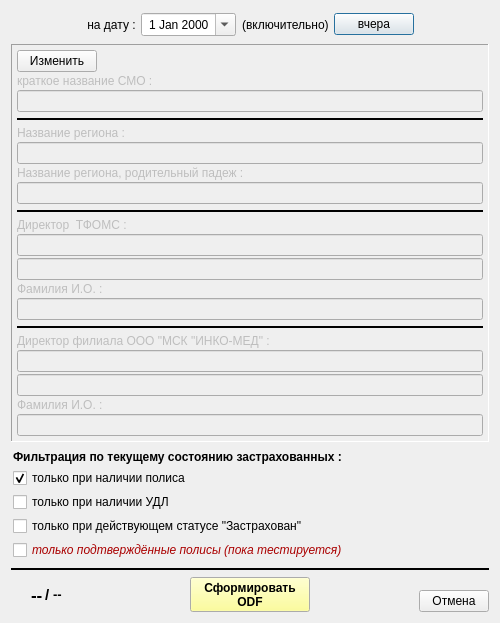
<?xml version="1.0" encoding="UTF-8"?>
<ui version="4.0">
 <class>print_pers_sexage_wnd</class>
 <widget class="QDialog" name="print_pers_sexage_wnd">
  <property name="geometry">
   <rect>
    <x>0</x>
    <y>0</y>
    <width>500</width>
    <height>610</height>
   </rect>
  </property>
  <property name="minimumSize">
   <size>
    <width>500</width>
    <height>0</height>
   </size>
  </property>
  <property name="windowTitle">
   <string>Половозрастное и территориальное распределение застрахованных</string>
  </property>
  <layout class="QVBoxLayout" name="verticalLayout_2">
   <item>
    <layout class="QHBoxLayout" name="horizontalLayout_4">
     <property name="spacing">
      <number>2</number>
     </property>
     <property name="leftMargin">
      <number>2</number>
     </property>
     <property name="topMargin">
      <number>2</number>
     </property>
     <property name="rightMargin">
      <number>2</number>
     </property>
     <property name="bottomMargin">
      <number>2</number>
     </property>
     <item>
      <spacer name="horizontalSpacer_5">
       <property name="orientation">
        <enum>Qt::Horizontal</enum>
       </property>
       <property name="sizeHint" stdset="0">
        <size>
         <width>40</width>
         <height>20</height>
        </size>
       </property>
      </spacer>
     </item>
     <item>
      <widget class="QLabel" name="lab_date_cur">
       <property name="enabled">
        <bool>true</bool>
       </property>
       <property name="text">
        <string>на дату : </string>
       </property>
       <property name="alignment">
        <set>Qt::AlignRight|Qt::AlignTrailing|Qt::AlignVCenter</set>
       </property>
      </widget>
     </item>
     <item>
      <widget class="QDateEdit" name="date_rep">
       <property name="enabled">
        <bool>true</bool>
       </property>
       <property name="minimumSize">
        <size>
         <width>90</width>
         <height>0</height>
        </size>
       </property>
       <property name="alignment">
        <set>Qt::AlignCenter</set>
       </property>
       <property name="calendarPopup">
        <bool>true</bool>
       </property>
      </widget>
     </item>
     <item>
      <widget class="QLabel" name="lab_date_cur_2">
       <property name="enabled">
        <bool>true</bool>
       </property>
       <property name="text">
        <string> (включительно) </string>
       </property>
       <property name="alignment">
        <set>Qt::AlignRight|Qt::AlignTrailing|Qt::AlignVCenter</set>
       </property>
      </widget>
     </item>
     <item>
      <widget class="QPushButton" name="bn_date_cur">
       <property name="enabled">
        <bool>true</bool>
       </property>
       <property name="minimumSize">
        <size>
         <width>80</width>
         <height>0</height>
        </size>
       </property>
       <property name="text">
        <string>вчера</string>
       </property>
      </widget>
     </item>
     <item>
      <spacer name="horizontalSpacer_4">
       <property name="orientation">
        <enum>Qt::Horizontal</enum>
       </property>
       <property name="sizeHint" stdset="0">
        <size>
         <width>40</width>
         <height>20</height>
        </size>
       </property>
      </spacer>
     </item>
    </layout>
   </item>
   <item>
    <widget class="QFrame" name="frame">
     <property name="enabled">
      <bool>true</bool>
     </property>
     <property name="frameShape">
      <enum>QFrame::Panel</enum>
     </property>
     <property name="frameShadow">
      <enum>QFrame::Sunken</enum>
     </property>
     <layout class="QVBoxLayout" name="verticalLayout">
      <property name="spacing">
       <number>2</number>
      </property>
      <property name="leftMargin">
       <number>5</number>
      </property>
      <property name="topMargin">
       <number>5</number>
      </property>
      <property name="rightMargin">
       <number>5</number>
      </property>
      <property name="bottomMargin">
       <number>5</number>
      </property>
      <item>
       <layout class="QHBoxLayout" name="horizontalLayout_3" stretch="0,0">
        <property name="spacing">
         <number>2</number>
        </property>
        <item>
         <widget class="QPushButton" name="bn_edit">
          <property name="text">
           <string>Изменить</string>
          </property>
          <property name="icon">
           <iconset resource="_inko_pol2_res.qrc">
            <normaloff>:/change.bmp</normaloff>:/change.bmp</iconset>
          </property>
          <property name="checkable">
           <bool>true</bool>
          </property>
         </widget>
        </item>
        <item>
         <spacer name="horizontalSpacer_7">
          <property name="orientation">
           <enum>Qt::Horizontal</enum>
          </property>
          <property name="sizeHint" stdset="0">
           <size>
            <width>40</width>
            <height>20</height>
           </size>
          </property>
         </spacer>
        </item>
       </layout>
      </item>
      <item>
       <widget class="QLabel" name="lab_smo_name">
        <property name="enabled">
         <bool>false</bool>
        </property>
        <property name="minimumSize">
         <size>
          <width>150</width>
          <height>0</height>
         </size>
        </property>
        <property name="text">
         <string>краткое название СМО : </string>
        </property>
        <property name="alignment">
         <set>Qt::AlignLeading|Qt::AlignLeft|Qt::AlignVCenter</set>
        </property>
       </widget>
      </item>
      <item>
       <widget class="QLineEdit" name="ln_smo_name">
        <property name="enabled">
         <bool>false</bool>
        </property>
        <property name="readOnly">
         <bool>false</bool>
        </property>
       </widget>
      </item>
      <item>
       <widget class="Line" name="line_3">
        <property name="minimumSize">
         <size>
          <width>0</width>
          <height>10</height>
         </size>
        </property>
        <property name="frameShadow">
         <enum>QFrame::Plain</enum>
        </property>
        <property name="lineWidth">
         <number>2</number>
        </property>
        <property name="orientation">
         <enum>Qt::Horizontal</enum>
        </property>
       </widget>
      </item>
      <item>
       <widget class="QLabel" name="lab_terr_name">
        <property name="enabled">
         <bool>false</bool>
        </property>
        <property name="minimumSize">
         <size>
          <width>150</width>
          <height>0</height>
         </size>
        </property>
        <property name="text">
         <string>Название региона : </string>
        </property>
        <property name="alignment">
         <set>Qt::AlignLeading|Qt::AlignLeft|Qt::AlignVCenter</set>
        </property>
       </widget>
      </item>
      <item>
       <widget class="QLineEdit" name="ln_terr_name">
        <property name="enabled">
         <bool>false</bool>
        </property>
        <property name="readOnly">
         <bool>false</bool>
        </property>
       </widget>
      </item>
      <item>
       <widget class="QLabel" name="lab_terr_name_rp">
        <property name="enabled">
         <bool>false</bool>
        </property>
        <property name="minimumSize">
         <size>
          <width>150</width>
          <height>0</height>
         </size>
        </property>
        <property name="text">
         <string>Название региона, родительный падеж : </string>
        </property>
        <property name="alignment">
         <set>Qt::AlignLeading|Qt::AlignLeft|Qt::AlignVCenter</set>
        </property>
       </widget>
      </item>
      <item>
       <widget class="QLineEdit" name="ln_terr_name_rp">
        <property name="enabled">
         <bool>false</bool>
        </property>
        <property name="readOnly">
         <bool>false</bool>
        </property>
       </widget>
      </item>
      <item>
       <widget class="Line" name="line_2">
        <property name="minimumSize">
         <size>
          <width>0</width>
          <height>10</height>
         </size>
        </property>
        <property name="frameShadow">
         <enum>QFrame::Plain</enum>
        </property>
        <property name="lineWidth">
         <number>2</number>
        </property>
        <property name="orientation">
         <enum>Qt::Horizontal</enum>
        </property>
       </widget>
      </item>
      <item>
       <widget class="QLabel" name="lab_tfoms_director">
        <property name="enabled">
         <bool>false</bool>
        </property>
        <property name="minimumSize">
         <size>
          <width>150</width>
          <height>0</height>
         </size>
        </property>
        <property name="text">
         <string>Директор  ТФОМС : </string>
        </property>
        <property name="alignment">
         <set>Qt::AlignLeading|Qt::AlignLeft|Qt::AlignVCenter</set>
        </property>
       </widget>
      </item>
      <item>
       <widget class="QLineEdit" name="ln_tfoms_director">
        <property name="enabled">
         <bool>false</bool>
        </property>
        <property name="readOnly">
         <bool>false</bool>
        </property>
       </widget>
      </item>
      <item>
       <widget class="QLineEdit" name="ln_tfoms_director_2">
        <property name="enabled">
         <bool>false</bool>
        </property>
        <property name="readOnly">
         <bool>true</bool>
        </property>
       </widget>
      </item>
      <item>
       <widget class="QLabel" name="lab_tfoms_chif">
        <property name="enabled">
         <bool>false</bool>
        </property>
        <property name="minimumSize">
         <size>
          <width>150</width>
          <height>0</height>
         </size>
        </property>
        <property name="text">
         <string>Фамилия И.О. : </string>
        </property>
        <property name="alignment">
         <set>Qt::AlignLeading|Qt::AlignLeft|Qt::AlignVCenter</set>
        </property>
       </widget>
      </item>
      <item>
       <widget class="QLineEdit" name="ln_tfoms_chif">
        <property name="enabled">
         <bool>false</bool>
        </property>
        <property name="readOnly">
         <bool>false</bool>
        </property>
       </widget>
      </item>
      <item>
       <widget class="Line" name="line">
        <property name="minimumSize">
         <size>
          <width>0</width>
          <height>10</height>
         </size>
        </property>
        <property name="frameShadow">
         <enum>QFrame::Plain</enum>
        </property>
        <property name="lineWidth">
         <number>2</number>
        </property>
        <property name="orientation">
         <enum>Qt::Horizontal</enum>
        </property>
       </widget>
      </item>
      <item>
       <widget class="QLabel" name="lab_filial_director">
        <property name="enabled">
         <bool>false</bool>
        </property>
        <property name="minimumSize">
         <size>
          <width>150</width>
          <height>0</height>
         </size>
        </property>
        <property name="text">
         <string>Директор филиала ООО &quot;МСК &quot;ИНКО-МЕД&quot; : </string>
        </property>
        <property name="alignment">
         <set>Qt::AlignLeading|Qt::AlignLeft|Qt::AlignVCenter</set>
        </property>
       </widget>
      </item>
      <item>
       <widget class="QLineEdit" name="ln_filial_director">
        <property name="enabled">
         <bool>false</bool>
        </property>
        <property name="readOnly">
         <bool>false</bool>
        </property>
       </widget>
      </item>
      <item>
       <widget class="QLineEdit" name="ln_filial_director_2">
        <property name="enabled">
         <bool>false</bool>
        </property>
        <property name="readOnly">
         <bool>false</bool>
        </property>
       </widget>
      </item>
      <item>
       <widget class="QLabel" name="lab_filial_chif">
        <property name="enabled">
         <bool>false</bool>
        </property>
        <property name="minimumSize">
         <size>
          <width>150</width>
          <height>0</height>
         </size>
        </property>
        <property name="text">
         <string>Фамилия И.О. : </string>
        </property>
        <property name="alignment">
         <set>Qt::AlignLeading|Qt::AlignLeft|Qt::AlignVCenter</set>
        </property>
       </widget>
      </item>
      <item>
       <widget class="QLineEdit" name="ln_filial_chif">
        <property name="enabled">
         <bool>false</bool>
        </property>
        <property name="readOnly">
         <bool>false</bool>
        </property>
       </widget>
      </item>
     </layout>
    </widget>
   </item>
   <item>
    <layout class="QGridLayout" name="gridLayout">
     <property name="leftMargin">
      <number>2</number>
     </property>
     <property name="topMargin">
      <number>2</number>
     </property>
     <property name="rightMargin">
      <number>2</number>
     </property>
     <property name="bottomMargin">
      <number>2</number>
     </property>
     <property name="verticalSpacing">
      <number>4</number>
     </property>
     <item row="2" column="0">
      <widget class="QCheckBox" name="ch_udl">
       <property name="text">
        <string>только при наличии УДЛ</string>
       </property>
       <property name="checked">
        <bool>false</bool>
       </property>
      </widget>
     </item>
     <item row="1" column="0">
      <widget class="QCheckBox" name="ch_polis">
       <property name="text">
        <string>только при наличии полиса</string>
       </property>
       <property name="checked">
        <bool>true</bool>
       </property>
      </widget>
     </item>
     <item row="0" column="0">
      <widget class="QLabel" name="label_4">
       <property name="font">
        <font>
         <weight>75</weight>
         <bold>true</bold>
        </font>
       </property>
       <property name="text">
        <string>Фильтрация по текущему состоянию застрахованных :</string>
       </property>
      </widget>
     </item>
     <item row="3" column="0">
      <widget class="QCheckBox" name="ch_status">
       <property name="text">
        <string>только при действующем статусе &quot;Застрахован&quot;</string>
       </property>
       <property name="checked">
        <bool>false</bool>
       </property>
      </widget>
     </item>
     <item row="4" column="0">
      <widget class="QCheckBox" name="ch_tfoms">
       <property name="palette">
        <palette>
         <active>
          <colorrole role="WindowText">
           <brush brushstyle="SolidPattern">
            <color alpha="255">
             <red>170</red>
             <green>0</green>
             <blue>0</blue>
            </color>
           </brush>
          </colorrole>
         </active>
         <inactive>
          <colorrole role="WindowText">
           <brush brushstyle="SolidPattern">
            <color alpha="255">
             <red>170</red>
             <green>0</green>
             <blue>0</blue>
            </color>
           </brush>
          </colorrole>
         </inactive>
         <disabled>
          <colorrole role="WindowText">
           <brush brushstyle="SolidPattern">
            <color alpha="255">
             <red>106</red>
             <green>104</green>
             <blue>100</blue>
            </color>
           </brush>
          </colorrole>
         </disabled>
        </palette>
       </property>
       <property name="font">
        <font>
         <italic>true</italic>
        </font>
       </property>
       <property name="text">
        <string>только подтверждённые полисы (пока тестируется)</string>
       </property>
       <property name="checked">
        <bool>false</bool>
       </property>
      </widget>
     </item>
    </layout>
   </item>
   <item>
    <spacer name="verticalSpacer">
     <property name="orientation">
      <enum>Qt::Vertical</enum>
     </property>
     <property name="sizeHint" stdset="0">
      <size>
       <width>20</width>
       <height>55</height>
      </size>
     </property>
    </spacer>
   </item>
   <item>
    <widget class="Line" name="line_4">
     <property name="frameShadow">
      <enum>QFrame::Plain</enum>
     </property>
     <property name="lineWidth">
      <number>2</number>
     </property>
     <property name="orientation">
      <enum>Qt::Horizontal</enum>
     </property>
    </widget>
   </item>
   <item>
    <layout class="QHBoxLayout" name="horizontalLayout">
     <item>
      <widget class="QFrame" name="frame_2">
       <property name="minimumSize">
        <size>
         <width>60</width>
         <height>0</height>
        </size>
       </property>
       <property name="maximumSize">
        <size>
         <width>70</width>
         <height>16777215</height>
        </size>
       </property>
       <property name="frameShape">
        <enum>QFrame::NoFrame</enum>
       </property>
       <property name="frameShadow">
        <enum>QFrame::Plain</enum>
       </property>
       <layout class="QHBoxLayout" name="horizontalLayout_2">
        <property name="spacing">
         <number>2</number>
        </property>
        <property name="leftMargin">
         <number>2</number>
        </property>
        <property name="topMargin">
         <number>2</number>
        </property>
        <property name="rightMargin">
         <number>2</number>
        </property>
        <property name="bottomMargin">
         <number>2</number>
        </property>
        <item>
         <spacer name="horizontalSpacer_3">
          <property name="orientation">
           <enum>Qt::Horizontal</enum>
          </property>
          <property name="sizeHint" stdset="0">
           <size>
            <width>5</width>
            <height>5</height>
           </size>
          </property>
         </spacer>
        </item>
        <item>
         <widget class="QLabel" name="lab_cnt">
          <property name="font">
           <font>
            <pointsize>13</pointsize>
            <weight>75</weight>
            <bold>true</bold>
           </font>
          </property>
          <property name="text">
           <string>--</string>
          </property>
         </widget>
        </item>
        <item>
         <widget class="QLabel" name="label_2">
          <property name="font">
           <font>
            <pointsize>11</pointsize>
            <weight>75</weight>
            <bold>true</bold>
           </font>
          </property>
          <property name="text">
           <string>/</string>
          </property>
         </widget>
        </item>
        <item>
         <widget class="QLabel" name="lab_all">
          <property name="font">
           <font>
            <pointsize>10</pointsize>
            <weight>75</weight>
            <bold>true</bold>
           </font>
          </property>
          <property name="text">
           <string>--</string>
          </property>
         </widget>
        </item>
        <item>
         <spacer name="horizontalSpacer_6">
          <property name="orientation">
           <enum>Qt::Horizontal</enum>
          </property>
          <property name="sizeHint" stdset="0">
           <size>
            <width>5</width>
            <height>5</height>
           </size>
          </property>
         </spacer>
        </item>
       </layout>
      </widget>
     </item>
     <item>
      <spacer name="horizontalSpacer_2">
       <property name="orientation">
        <enum>Qt::Horizontal</enum>
       </property>
       <property name="sizeHint" stdset="0">
        <size>
         <width>40</width>
         <height>20</height>
        </size>
       </property>
      </spacer>
     </item>
     <item>
      <widget class="QPushButton" name="bn_print">
       <property name="minimumSize">
        <size>
         <width>120</width>
         <height>35</height>
        </size>
       </property>
       <property name="palette">
        <palette>
         <active>
          <colorrole role="Button">
           <brush brushstyle="SolidPattern">
            <color alpha="255">
             <red>255</red>
             <green>255</green>
             <blue>127</blue>
            </color>
           </brush>
          </colorrole>
         </active>
         <inactive>
          <colorrole role="Button">
           <brush brushstyle="SolidPattern">
            <color alpha="255">
             <red>255</red>
             <green>255</green>
             <blue>127</blue>
            </color>
           </brush>
          </colorrole>
         </inactive>
         <disabled>
          <colorrole role="Button">
           <brush brushstyle="SolidPattern">
            <color alpha="255">
             <red>255</red>
             <green>255</green>
             <blue>127</blue>
            </color>
           </brush>
          </colorrole>
         </disabled>
        </palette>
       </property>
       <property name="font">
        <font>
         <weight>75</weight>
         <bold>true</bold>
        </font>
       </property>
       <property name="text">
        <string>Сформировать 
ODF</string>
       </property>
      </widget>
     </item>
     <item>
      <spacer name="horizontalSpacer">
       <property name="orientation">
        <enum>Qt::Horizontal</enum>
       </property>
       <property name="sizeHint" stdset="0">
        <size>
         <width>40</width>
         <height>20</height>
        </size>
       </property>
      </spacer>
     </item>
     <item>
      <layout class="QVBoxLayout" name="verticalLayout_3">
       <property name="spacing">
        <number>0</number>
       </property>
       <property name="leftMargin">
        <number>0</number>
       </property>
       <property name="topMargin">
        <number>0</number>
       </property>
       <property name="rightMargin">
        <number>0</number>
       </property>
       <property name="bottomMargin">
        <number>0</number>
       </property>
       <item>
        <spacer name="verticalSpacer_2">
         <property name="orientation">
          <enum>Qt::Vertical</enum>
         </property>
         <property name="sizeHint" stdset="0">
          <size>
           <width>5</width>
           <height>5</height>
          </size>
         </property>
        </spacer>
       </item>
       <item>
        <widget class="QPushButton" name="bn_cansel">
         <property name="minimumSize">
          <size>
           <width>70</width>
           <height>0</height>
          </size>
         </property>
         <property name="maximumSize">
          <size>
           <width>60</width>
           <height>16777215</height>
          </size>
         </property>
         <property name="text">
          <string>Отмена</string>
         </property>
        </widget>
       </item>
      </layout>
     </item>
    </layout>
   </item>
  </layout>
 </widget>
 <resources>
  <include location="_inko_pol2_res.qrc"/>
 </resources>
 <connections/>
</ui>
